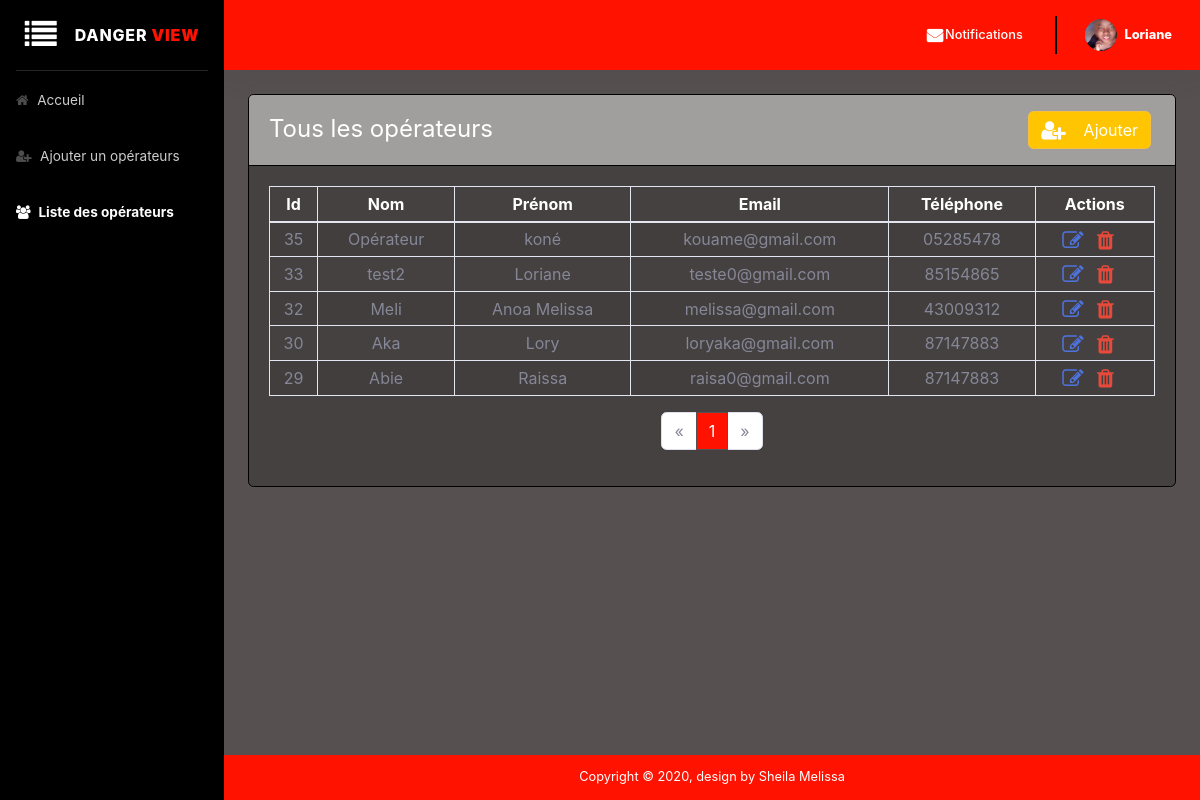
The app's page /admin/liste-operateur.php (signed in) with its own data.
### tables this page shows
CREATE TABLE `utilisateurs` (
  `id` int(11) NOT NULL,
  `nom` varchar(255) NOT NULL,
  `prenom` varchar(255) NOT NULL,
  `genre` varchar(255) NOT NULL,
  `contact` varchar(255) NOT NULL,
  `adresse` varchar(255) NOT NULL,
  `email` varchar(255) NOT NULL,
  `motDePasse` varchar(255) NOT NULL,
  `dateInscription` datetime NOT NULL DEFAULT current_timestamp(),
  `idRole` int(11) NOT NULL,
  `image` varchar(150) DEFAULT NULL
);

### admin/liste-operateur.php (the view, shortened to what this page needs)
<!DOCTYPE html>
<html lang="fr">
<head>
    <link href="https://stackpath.bootstrapcdn.com/font-awesome/4.7.0/css/font-awesome.min.css" rel="stylesheet" type="text/css">
    <link rel="stylesheet" type="text/css" href="https://cdn.datatables.net/1.10.18/css/dataTables.bootstrap4.min.css">
    <link href="../css/bootstrap.min.css" rel="stylesheet">
</head>
<body id="page-top">
    <div id="wrapper">
        <ul class="navbar-nav sidebar sidebar-dark accordion" id="accordionSidebar" style="background: #000 !important;">
            <span class="sidebar-brand d-flex align-items-center justify-content-center">
            <div class="sidebar-brand-icon" style="cursor: pointer;">
                <i class="fa fa-list" aria-hidden="true" id="sidebarToggle"></i>
              </div>
            <div class="sidebar-brand-text">
               &nbsp;&nbsp;&nbsp; Danger <b style="color: #ff1300;">view</b>
            </div>
          </span>
            <hr class="sidebar-divider my-0">
            <li class="nav-item">
                <a class="nav-link" href="./admin_home.php">
                    <i class="fa fa-home" aria-hidden="true"></i>
                    <span>Accueil</span></a>
            </li>
            <li class="nav-item">
                <a class="nav-link" href="./ajouter-operateur.php">
                    <i class="fa fa-user-plus" aria-hidden="true"></i>
                    <span>Ajouter un opérateurs</span>
                </a>
            </li>
            <li class="nav-item active">
                <a class="nav-link" href="./liste-operateur.php">
                    <i class="fa fa-users" aria-hidden="true"></i>
                    <span>Liste des opérateurs</span></a>
            </li>
        </ul>
        <div id="content-wrapper" class="d-flex flex-column">
            <div id="content">
                <nav class="navbar navbar-expand navbar-light bg-white topbar mb-4 static-top shadow" style="background: #ff1300 !important;font-weight: 700;">
                    <ul class="navbar-nav ml-auto">
                        <li class="nav-item dropdown no-arrow mx-1">
                            <a class="nav-link dropdown-toggle" href="#" id="messagesDropdown" role="button" data-toggle="dropdown" aria-haspopup="true" aria-expanded="false">
                                <i class="fa fa-envelope fa-fw" style="color: #fff !important;font-weight: bold;"></i>
                                <span class="d-none d-lg-inline text-gray-600 small" style="color: #fff !important;font-weight: 500;">Notifications</span>
                            </a>
                        </li>
                        <div class="topbar-divider d-none d-sm-block"></div>
                        <li class="nav-item dropdown no-arrow">
                            <a class="nav-link dropdown-toggle" href="#" id="userDropdown" role="button" data-toggle="dropdown" aria-haspopup="true" aria-expanded="false">
                                <img class="img-profile rounded-circle" src="../img/user.png">&nbsp;&nbsp;
                                <span class="d-none d-lg-inline text-gray-600 small" style="color: #fff !important;font-weight: 800;">
                                <?= htmlspecialchars($_SESSION["prenom"]); ?>
                            </span>
                            </a>
                        </li>
                    </ul>
                </nav>
                <div class="container-fluid">
                    <div class="card mb-4">
                        <div class="h4 card-header font-weight-normal" style="background: #a19e9e !important">
                            <div class="row">
                                <div class="col-lg-6">
                                    <h4 class="mt-2 text-white">Tous les opérateurs</h4>
                                </div>
                                <div class="col-lg-6">
                                    <a href="ajouter-operateur.php">
                                    <button type="button" class="btn btn-warning m-1 float-right" style="background: #ffc500!important; color:#fff;">
                                        <i class="fa fa-user-plus fa-lg"></i>
                                        &nbsp;&nbsp; Ajouter
                                    </button>
                                    </a>
                                </div>
                            </div>
                        </div>
                        <?php
                            if(isset($_GET['page']) && !empty($_GET['page'])){
                                $currentPage = (int) strip_tags($_GET['page']);
                            }else{
                                $currentPage = 1;
                            }
                            require_once '../php/db.php';
                            $sql = "SELECT COUNT(*) AS nb_utilisateurs FROM utilisateurs WHERE idRole =2";
                            $query = $db->prepare($sql);
                            $query->execute();
                            $result = $query->fetch();
                            $nbDangers = (int) $result['nb_utilisateurs'];
                            $parPage = 6;
                            $pages = ceil($nbDangers / $parPage);
                            $premier = ($currentPage * $parPage) - $parPage;
                            $sql = "SELECT utilisateurs.id,utilisateurs.nom,utilisateurs.prenom,utilisateurs.contact,utilisateurs.email,utilisateurs.adresse FROM utilisateurs LEFT JOIN roles ON roles.id=utilisateurs.idRole WHERE roles.intituleRole = 'ROLE_OPERATEUR' ORDER BY dateInscription DESC LIMIT :premier, :parpage";
                            $query = $db->prepare($sql);
                            $query->bindValue(':premier', $premier, PDO::PARAM_INT);
                            $query->bindValue(':parpage', $parPage, PDO::PARAM_INT);
                            $query->execute();
                            $operateurs = $query->fetchAll(PDO::FETCH_ASSOC);
                            $o_nb = count($operateurs);
                        ?>
                            <div class="card-body">
                                <?php if($o_nb === 0): ?>
                                <center>
                                    <strong class="mt-4 mb-4">
                                        Pas d'informations disponible
                                    </strong>
                                </center>
                                <?php else: ?>
                                <div class="row">
                                    <div class="col-lg-12">
                                        <div class="table-responsive">
                                            <table id="user_data" class="table table-striped table-sm table-bordered" style="color: #fff;">
                                                <thead>
                                                    <tr class="text-center">
                                                        <th>Id</th>
                                                        <th>Nom</th>
                                                        <th>Prénom</th>
                                                        <th>Email</th>
                                                        <th>Téléphone</th>
                                                        <th>Actions</th>
                                                    </tr>
                                                </thead>
                                                <tbody>
                                                    <tbody class="text-center text-secondary">
                                                        <?php  foreach($operateurs as $operateur): ?>
                                                        <tr>
                                                            <td>
                                                                <?= $operateur['id']; ?>
                                                            </td>
                                                            <td>
                                                                <?= $operateur["nom"]; ?>
                                                            </td>
                                                            <td>
                                                                <?=  $operateur["prenom"]; ?>
                                                            </td>
                                                            <td>
                                                                <?=  $operateur["email"]; ?>
                                                            </td>
                                                            <td>
                                                                <?=  $operateur["contact"]; ?>
                                                            </td>
                                                            <td>
                                                                <a href="mettre-operateur-jour.php?id=<?php echo htmlentities($operateur["id"]); ?>" type="button" class="text-primary">
                                                                    <i class="fa fa-edit fa-lg"></i>
                                                                </a>&nbsp;&nbsp;
                                                                <a class="delete text-danger" id='del_<?= $operateur["id"] ?>' data-id='<?= $operateur["id"] ?>'>
                                                                    <i class="fa fa-trash fa-lg"></i>
                                                                </a>&nbsp;&nbsp;
                                                            </td>
                                                        </tr>
                                                        <?php endforeach; ?>
                                                    </tbody>
                                            </table>
                                            <?php
                                                if($afficherPagination = TRUE):
                                            ?>
                                            <nav aria-label="pagination" >
                                                <ul class="pagination justify-content-center">
                                                    <li class="page-item <?= ($currentPage == 1) ? "disabled" : "text-danger" ?>">
                                                        <a class="page-link" href="?page=<?= $currentPage - 1 ?>" aria-label="Previous">
                                                        <span aria-hidden="true">&laquo;</span>
                                                        </a>
                                                    </li>
                                                    <?php for($page = 1; $page <= $pages; $page++): ?>
                                                        <li class="page-item <?= ($currentPage == $page) ? "active text-danger" : "" ?>">
                                                            <a class="page-link" href="?page=<?= $page ?>">
                                                                <?= $page ?>
                                                            </a>
                                                        </li>
                                                    <?php endfor; ?>
                                                    <li class="page-item <?= ($currentPage == $pages) ? "disabled" : "text-danger" ?>">
                                                        <a class="page-link" href="?page=<?= $currentPage + 1 ?>" aria-label="Next">
                                                        <span aria-hidden="true">&raquo;</span>
                                                        </a>
                                                    </li>
                                                </ul>
                                            </nav>
                                            <?php endif ?>
                                        </div>
                                    </div>
                                </div>
                                <?php endif ?>
                            </div>
                    </div>
                </div>
            </div>
            <footer class="sticky-footer bg-white">
                <div class="container">
                    <div class="copyright text-center">
                        <span>Copyright &copy; 2020, design by Sheila Melissa</span>
                    </div>
                </div>
            </footer>
        </div>
    </div>
</body>
</html>

### records on screen
utilisateurs: id "35", nom "Opérateur", prenom "koné", email "kouame@gmail.com", contact "05285478"
utilisateurs: id "33", nom "test2", prenom "Loriane", email "teste0@gmail.com", contact "85154865"
utilisateurs: id "32", nom "Meli", prenom "Anoa Melissa", email "melissa@gmail.com", contact "43009312"
utilisateurs: id "30", nom "Aka", prenom "Lory", email "loryaka@gmail.com", contact "87147883"
utilisateurs: id "29", nom "Abie", prenom "Raissa", email "raisa0@gmail.com", contact "87147883"

### other values on screen
$_SESSION["prenom"] "Loriane"
